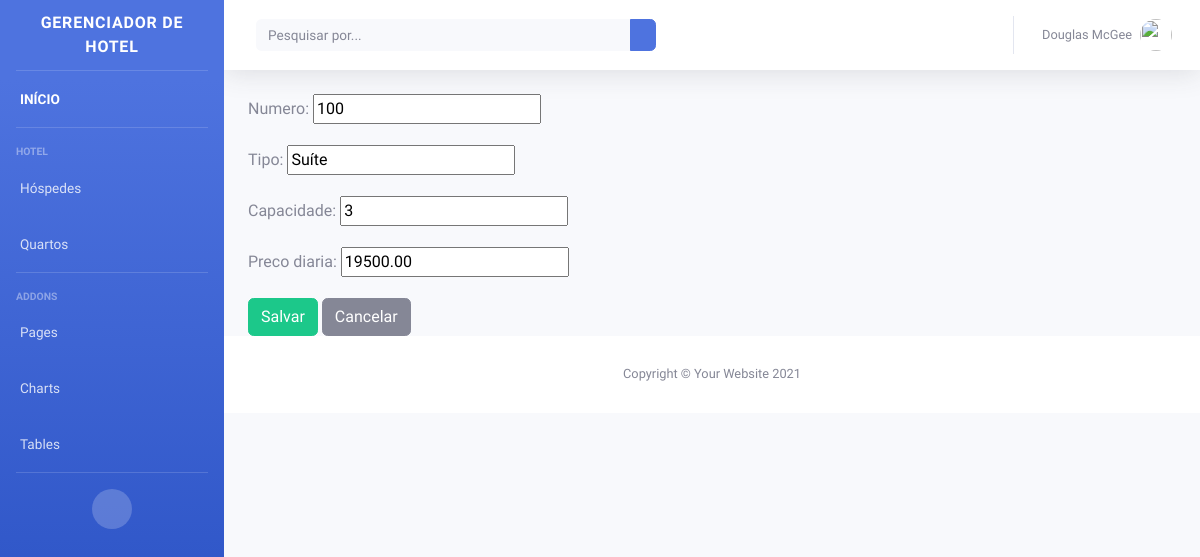
The page /editar-quarto/1 on the database its author committed.
### quartos/models.py (models this page shows, shortened)
class Quarto(models.Model):
    numero = models.IntegerField(unique=True)
    tipo = models.CharField(max_length=50)
    capacidade = models.IntegerField()
    disponibilidade = models.BooleanField(default=True)
    preco_diaria = models.DecimalField(max_digits=8, decimal_places=2)

### quartos/views.py (the view)
# urls.py: path('editar-quarto/<int:id>', views.editar_quarto, name='editar_quarto'),
def editar_quarto(request, id):
    quarto = get_object_or_404(Quarto, id=id)
    form = QuartoForm(request.POST or None, instance=quarto)
    if form.is_valid():
        form.save()
        return redirect('listar_quartos')
    return render(request, 'quartos/form.html', {'form': form})

### quartos/forms.py
class QuartoForm(forms.ModelForm):
    class Meta:
        model = Quarto
        fields = ['numero', 'tipo', 'capacidade', 'preco_diaria']

### templates/quartos/form.html (shortened to what this page needs)
{% extends 'base.html' %}
{% block content %}
<div class="container-fluid">
  <form method="post">
    {{ form.as_p }}
    <button type="submit" class="btn btn-success">Salvar</button>
    <a href="{% url 'listar_quartos' %}" class="btn btn-secondary">Cancelar</a>
  </form>
</div>
{% endblock %}

### rows shown on the page
Quarto: numero "100", tipo "Suíte", capacidade "3", preco_diaria "19500.00"
